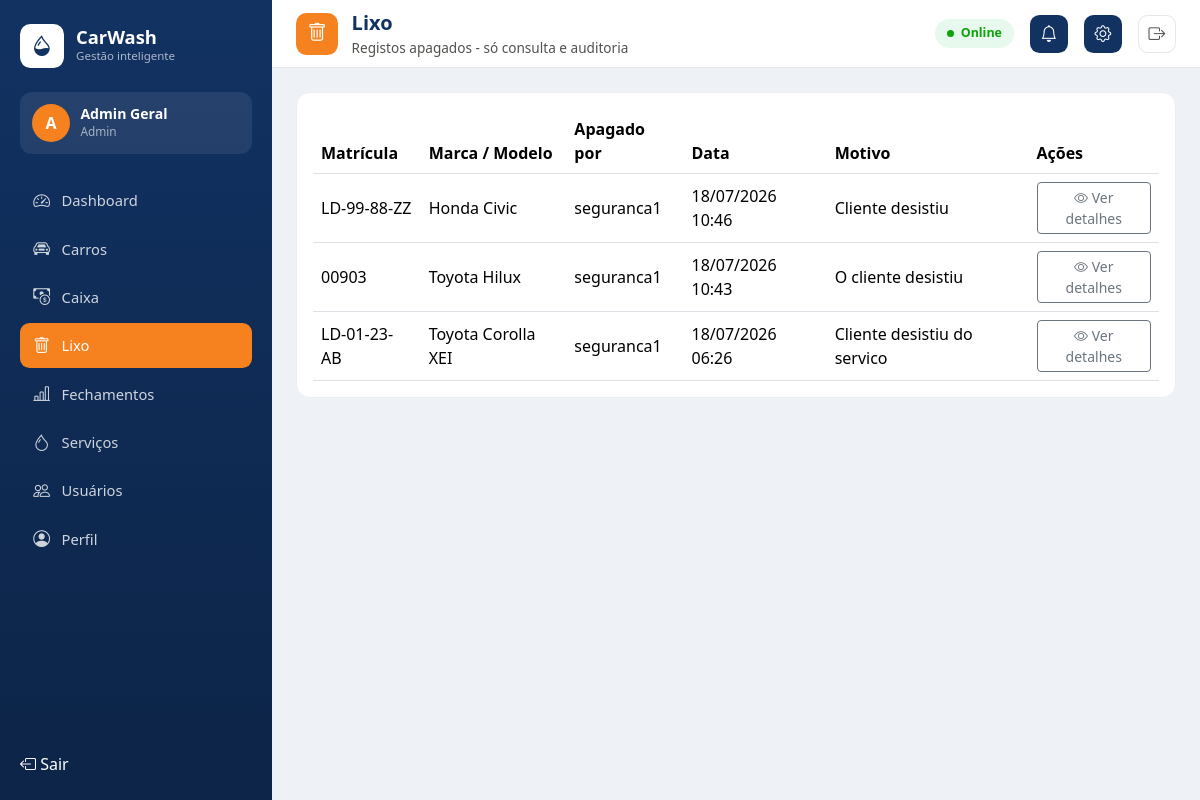
/carros/lixo/ (signed in), run on the app's committed database.
### accounts/models.py (models this page shows)
class User(AbstractUser):
    class Role(models.TextChoices):
        SEGURANCA = 'seguranca', 'Segurança'
        TESOUREIRA = 'tesoureira', 'Tesoureira'
        ADMIN = 'admin', 'Admin'
    role = models.CharField(max_length=20, choices=Role.choices)
    def is_seguranca(self):
        return self.role == self.Role.SEGURANCA
    def is_tesoureira(self):
        return self.role == self.Role.TESOUREIRA
    def is_admin_role(self):
        return self.role == self.Role.ADMIN or self.is_superuser

### vehicles/models.py (models this page shows, shortened)
class VehicleEntry(models.Model):
    class Status(models.TextChoices):
        PENDENTE = 'pendente', 'Pendente'
        ADOTADO = 'adotado', 'Adotado'
        CONCLUIDO = 'concluido', 'Concluído'
    brand = models.CharField('Marca', max_length=50)
    model = models.CharField('Modelo', max_length=50)
    plate = models.CharField('Matrícula', max_length=20)
    photo = models.ImageField('Foto', upload_to='vehicles/', blank=True, null=True)
    service = models.ForeignKey(
        Service, verbose_name='Serviço', on_delete=models.SET_NULL, null=True, blank=True
    )
    registered_by = models.ForeignKey(
        settings.AUTH_USER_MODEL, on_delete=models.PROTECT, related_name='vehicle_entries_registered'
    )
    status = models.CharField(max_length=20, choices=Status.choices, default=Status.PENDENTE)
    claimed_by = models.ForeignKey(
        settings.AUTH_USER_MODEL, on_delete=models.SET_NULL, null=True, blank=True,
        related_name='vehicle_entries_claimed'
    )
    claimed_at = models.DateTimeField(null=True, blank=True)
    is_trashed = models.BooleanField(default=False)
    trash_reason = models.TextField(blank=True)
    trashed_by = models.ForeignKey(
        settings.AUTH_USER_MODEL, on_delete=models.SET_NULL, null=True, blank=True,
        related_name='vehicle_entries_trashed'
    )
    trashed_at = models.DateTimeField(null=True, blank=True)
    created_at = models.DateTimeField(auto_now_add=True)
    updated_at = models.DateTimeField(auto_now=True)
    class Meta:
        ordering = ['-created_at']
        verbose_name_plural = 'Vehicle entries'

### vehicles/views.py (the view)
# urls.py: path('lixo/', views.vehicle_trash_list, name='trash_list'),
@role_required('admin')
def vehicle_trash_list(request):
    entries = VehicleEntry.objects.filter(is_trashed=True).prefetch_related('logs')
    return render(request, 'vehicles/trash_list.html', {'entries': entries})

### services/models.py (called while the page is built)
    def __str__(self):
        return f'{self.name} ({self.price})'

### templates/vehicles/trash_list.html (shortened to what this page needs)
{% extends 'base.html' %}
{% block page_icon %}<div class="cw-topbar-icon"><i class="bi bi-trash"></i></div>{% endblock %}
{% block page_title %}Lixo{% endblock %}
{% block page_subtitle %}Registos apagados - só consulta e auditoria{% endblock %}
{% block content %}
<div class="cw-card p-2 p-md-3 d-none d-md-block">
    <div class="table-responsive">
        <table class="table table-hover align-middle mb-0">
            <thead>
                <tr>
                    <th>Matrícula</th>
                    <th>Marca / Modelo</th>
                    <th>Apagado por</th>
                    <th>Data</th>
                    <th>Motivo</th>
                    <th>Ações</th>
                </tr>
            </thead>
            <tbody>
                {% for entry in entries %}
                <tr>
                    <td>{{ entry.plate }}</td>
                    <td>{{ entry.brand }} {{ entry.model }}</td>
                    <td>{{ entry.trashed_by.username|default:'-' }}</td>
                    <td>{{ entry.trashed_at|date:'d/m/Y H:i' }}</td>
                    <td>{{ entry.trash_reason }}</td>
                    <td>
                        <button type="button" class="btn btn-sm btn-outline-secondary" data-bs-toggle="modal" data-bs-target="#detailModal{{ entry.pk }}">
                            <i class="bi bi-eye"></i> Ver detalhes
                        </button>
                    </td>
                </tr>
                {% empty %}
                <tr><td colspan="6" class="text-center text-muted py-4">Lixo vazio.</td></tr>
                {% endfor %}
            </tbody>
        </table>
    </div>
</div>
{% endblock %}

### templates/base.html (shortened to what this page needs)
{% load static %}
<!DOCTYPE html>
<html lang="pt">
<head>
    <link href="https://cdn.jsdelivr.net/npm/bootstrap@5.3.3/dist/css/bootstrap.min.css" rel="stylesheet">
    <link href="https://cdn.jsdelivr.net/npm/bootstrap-icons@1.11.3/font/bootstrap-icons.min.css" rel="stylesheet">
    <link href="{% static 'css/theme.css' %}" rel="stylesheet">
</head>
<body{% if user.is_authenticated and not user.is_admin_role %} class="cw-has-bottom-nav"{% endif %}>
{% if user.is_authenticated %}
<div class="cw-app">
    <aside class="cw-sidebar d-none d-lg-flex">
        {% include 'partials/sidebar_content.html' %}
    </aside>
    <div class="cw-main">
        <header class="cw-topbar d-none d-lg-flex">
            <div class="cw-topbar-header">
                {% block page_icon %}<div class="cw-topbar-icon"><i class="bi bi-speedometer2"></i></div>{% endblock %}
                <div class="min-w-0">
                    <p class="cw-topbar-title text-truncate">{% block page_title %}CarWash{% endblock %}</p>
                    <p class="cw-topbar-subtitle text-truncate">{% block page_subtitle %}{% endblock %}</p>
                </div>
            </div>
            <div class="cw-topbar-actions">
                <span class="cw-online-pill">Online</span>
                <button type="button" class="cw-icon-btn" title="Notificações">
                    <i class="bi bi-bell"></i>
                </button>
                <a href="{% url 'profile' %}" class="cw-icon-btn" title="Perfil e definições">
                    <i class="bi bi-gear"></i>
                </a>
                <form method="post" action="{% url 'logout' %}">
                    <button class="cw-icon-btn" type="submit" title="Sair" style="background: transparent; color: var(--cw-ink-secondary); border: 1px solid #e5e7eb;">
                        <i class="bi bi-box-arrow-right"></i>
                    </button>
                </form>
            </div>
        </header>
        <main class="cw-content">
{% else %}
<div class="container-fluid p-0 p-lg-3">
{% endif %}
            {% block content %}{% endblock %}
{% if user.is_authenticated %}
        </main>
    </div>
</div>
{% else %}
</div>
{% endif %}
</body>
</html>

### templates/partials/sidebar_content.html (shortened to what this page needs)
{% load static %}
<div class="cw-sidebar-brand">
    <div class="cw-sidebar-logo"><i class="bi bi-droplet-half"></i></div>
    <div>
        <div class="cw-sidebar-brand-name">CarWash</div>
        <div class="cw-sidebar-brand-tagline">Gestão inteligente</div>
    </div>
</div>
<div class="cw-sidebar-user">
    <div class="cw-sidebar-user-avatar">{{ user.username|slice:':1'|upper }}</div>
    <div class="min-w-0">
        <div class="cw-sidebar-user-name">{{ user.get_full_name|default:user.username }}</div>
        <div class="cw-sidebar-user-role">{{ user.get_role_display }}</div>
    </div>
</div>
<nav class="cw-sidebar-nav nav flex-column">
    {% if user.is_admin_role %}
    <a class="nav-link {% if request.resolver_match.url_name == 'admin_dashboard' %}active{% endif %}"
       href="{% url 'admin_dashboard' %}"><i class="bi bi-speedometer2"></i> Dashboard</a>
    {% endif %}
    {% if user.is_seguranca or user.is_admin_role %}
    <a class="nav-link {% if request.resolver_match.app_name == 'vehicles' and request.resolver_match.url_name != 'trash_list' and request.resolver_match.url_name != 'home' %}active{% endif %}"
       href="{% url 'vehicles:list' %}"><i class="bi bi-car-front"></i> {% if user.is_seguranca %}Registros{% else %}Carros{% endif %}</a>
    {% endif %}
    {% if user.is_tesoureira or user.is_admin_role %}
    <a class="nav-link "
       href="{% url 'cashbox:dashboard' %}"><i class="bi bi-cash-coin"></i> Caixa</a>
    {% endif %}
    {% if user.is_admin_role %}
    <a class="nav-link {% if request.resolver_match.url_name == 'trash_list' %}active{% endif %}"
       href="{% url 'vehicles:trash_list' %}"><i class="bi bi-trash"></i> Lixo</a>
    <a class="nav-link {% if request.resolver_match.url_name == 'closures' or request.resolver_match.url_name == 'period_closure_create' %}active{% endif %}"
       href="{% url 'cashbox:closures' %}"><i class="bi bi-bar-chart-line"></i> Fechamentos</a>
    <a class="nav-link {% if request.resolver_match.app_name == 'services' %}active{% endif %}"
       href="{% url 'services:list' %}"><i class="bi bi-droplet"></i> Serviços</a>
    <a class="nav-link {% if request.resolver_match.url_name == 'user_list' %}active{% endif %}"
       href="{% url 'user_list' %}"><i class="bi bi-people"></i> Usuários</a>
    {% endif %}
    <a class="nav-link {% if request.resolver_match.url_name == 'profile' %}active{% endif %}"
       href="{% url 'profile' %}"><i class="bi bi-person-circle"></i> Perfil</a>
</nav>
<div class="mt-auto pt-3">
    <form method="post" action="{% url 'logout' %}">
        <button class="nav-link border-0 bg-transparent w-100 text-start" type="submit">
            <i class="bi bi-box-arrow-left"></i> Sair
        </button>
    </form>
</div>

### static/css/theme.css (style rules this page uses)
:root { --cw-navy: #123262; --cw-navy-dark: #0c2447; --cw-orange: #f5821f; --cw-orange-dark: #d96c0f; --cw-good: #0ca30c; --cw-warning: #fab219; --cw-serious: #ec835a; --cw-critical: #d03b3b; --cw-muted: #898781; --cw-ink-primary: #0b0b0b; --cw-ink-secondary: #52514e; --cw-sidebar-width: 272px; --cw-topbar-height: 68px; }
body { background-color: #eef1f6; }
.cw-app { display: flex; min-height: 100vh; }
.cw-sidebar { width: var(--cw-sidebar-width); flex-shrink: 0; background: linear-gradient(180deg, var(--cw-navy) 0%, var(--cw-navy-dark) 100%); color: #fff; padding: 1.5rem 1.25rem; position: sticky; top: 0; height: 100vh; overflow-y: auto; display: flex; flex-direction: column; }
.cw-sidebar-brand { display: flex; align-items: center; gap: .75rem; margin-bottom: 1.5rem; }
.cw-sidebar-logo { width: 44px; height: 44px; background: #fff; border-radius: .65rem; display: flex; align-items: center; justify-content: center; flex-shrink: 0; }
.cw-sidebar-logo i { font-size: 1.3rem; color: var(--cw-navy); }
.cw-sidebar-brand-name { font-weight: 800; font-size: 1.15rem; line-height: 1.1; }
.cw-sidebar-brand-tagline { font-size: .72rem; color: rgba(255, 255, 255, .65); }
.cw-sidebar-user { background: rgba(255, 255, 255, .08); border-radius: .75rem; padding: .75rem; display: flex; align-items: center; gap: .65rem; margin-bottom: 1.5rem; }
.cw-sidebar-user-avatar { width: 38px; height: 38px; border-radius: 50%; background: var(--cw-orange); color: #fff; display: flex; align-items: center; justify-content: center; font-weight: 700; flex-shrink: 0; }
.cw-sidebar-user-name { font-weight: 600; font-size: .88rem; line-height: 1.2; }
.cw-sidebar-user-role { font-size: .74rem; color: rgba(255, 255, 255, .6); }
.cw-sidebar-nav .nav-link { color: rgba(255, 255, 255, .8); border-radius: .6rem; padding: .6rem .75rem; margin-bottom: .25rem; display: flex; align-items: center; gap: .65rem; font-size: .92rem; font-weight: 500; }
.cw-sidebar-nav .nav-link i { font-size: 1.05rem; width: 1.2rem; text-align: center; }
.cw-sidebar-nav .nav-link.active { background: var(--cw-orange); color: #fff; }
.cw-main { flex: 1; min-width: 0; display: flex; flex-direction: column; }
.cw-topbar { background: #fff; border-bottom: 1px solid #e5e7eb; padding: .85rem 1.5rem; display: flex; align-items: center; justify-content: space-between; gap: 1rem; position: fixed; top: 0; left: 0; right: 0; height: var(--cw-topbar-height); z-index: 15; }
@media (min-width: 992px) { .cw-topbar { left: var(--cw-sidebar-width); } }
.cw-topbar-header { display: flex; align-items: center; gap: .85rem; min-width: 0; }
.cw-topbar-icon { width: 42px; height: 42px; border-radius: .65rem; background: var(--cw-orange); color: #fff; display: flex; align-items: center; justify-content: center; font-size: 1.2rem; flex-shrink: 0; }
.cw-topbar-title { font-weight: 800; color: var(--cw-navy); margin-bottom: 0; font-size: 1.25rem; }
.cw-topbar-subtitle { color: var(--cw-ink-secondary); font-size: .85rem; margin-bottom: 0; }
.cw-topbar-actions { display: flex; align-items: center; gap: 1rem; flex-shrink: 0; }
.cw-online-pill { background: #e7f8ed; color: var(--cw-good); font-weight: 600; font-size: .78rem; padding: .3rem .75rem; border-radius: 2rem; display: inline-flex; align-items: center; gap: .4rem; }
.cw-online-pill::before { content: ''; width: 7px; height: 7px; border-radius: 50%; background: var(--cw-good); display: inline-block; }
.cw-icon-btn { width: 38px; height: 38px; border-radius: .6rem; background: var(--cw-navy); color: #fff; display: flex; align-items: center; justify-content: center; font-size: 1.05rem; flex-shrink: 0; text-decoration: none; border: none; }
.cw-content { padding: 1.5rem; margin-top: var(--cw-topbar-height); flex: 1; }
.cw-card { background: #fff; border: 1px solid #edeef1; border-radius: .85rem; }

### data on the page
User: username "A", get_full_name "Admin Geral", role "Admin"
VehicleEntry: plate "LD-99-88-ZZ", brand "Honda", model "Civic", trashed_by.username "seguranca1", trashed_at "18/07/2026 10:46", trash_reason "Cliente desistiu"
VehicleEntry: plate "00903", brand "Toyota", model "Hilux", trashed_by.username "seguranca1", trashed_at "18/07/2026 10:43", trash_reason "O cliente desistiu"
VehicleEntry: plate "LD-01-23-AB", brand "Toyota", model "Corolla XEI", trashed_by.username "seguranca1", trashed_at "18/07/2026 06:26", trash_reason "Cliente desistiu do servico"
